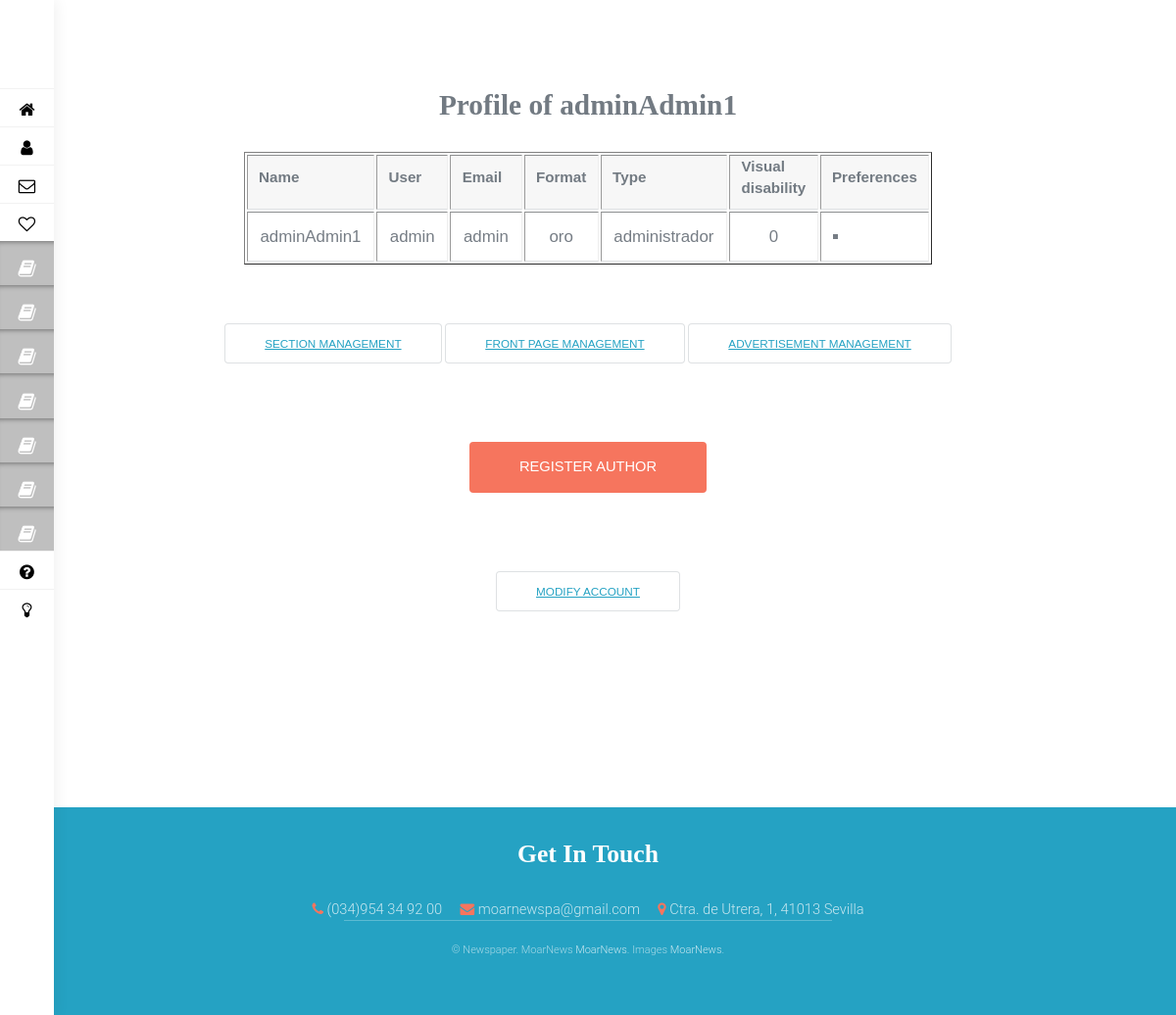
The app's page /vistas/cuenta.php (signed in) with its own data.
### tables this page shows
CREATE TABLE `secciones` (
  `idSeccion` int(11) NOT NULL,
  `categoria` varchar(150) NOT NULL,
  `idCuenta` int(11) DEFAULT NULL
);

CREATE TABLE `cuentas` (
  `idCuenta` int(11) NOT NULL,
  `nombre` varchar(45) NOT NULL,
  `usuario` varchar(45) NOT NULL,
  `clave` varchar(255) NOT NULL,
  `email` varchar(150) NOT NULL,
  `formato` varchar(15) NOT NULL,
  `tipo` varchar(15) NOT NULL,
  `Dv` tinyint(1) NOT NULL,
  `gustos` varchar(255) NOT NULL
);

### CRUD/CRUDSeccion.php (called while the page is built, shortened)
<?php
function readAllSeccion() {
    $con = conexionBD();
    $res = FALSE;
    $query = "SELECT * FROM secciones";
    $result = $con->query($query);
    if ($result->num_rows !== 0) {
        $res = array();
        for ($i = 0; $i < $result->num_rows; $i++) {
            array_push($res, $result->fetch_assoc());
        }
    }
    return $res;
}

### CRUD/CRUDCuenta.php (called while the page is built, shortened)
<?php
function readCuenta($id) {
    $con = conexionBD();
    $res = False;
    $query = "SELECT * FROM cuentas WHERE idCuenta = $id";
    $result = $con->query($query);
    if ($result) {
        $res = $result->fetch_assoc();
    }
    return $res;
}

### vistas/cuenta.php (the view, shortened to what this page needs)
<!DOCTYPE html>
<?php
include_once("../CRUD/CRUDCuenta.php");
?>
<html>
    <head>
        <link href="css.css" rel="stylesheet" type="text/css"/>
        <link rel="stylesheet" type="text/css" href="https://netdna.bootstrapcdn.com/font-awesome/4.0.3/css/font-awesome.css" rel="stylesheet">
    </head>
    <body>
        <?php
        if (isset($_SESSION['cuentaID'])) {
            $nombreUsuario = $_SESSION['nombreUsuario'];
            $idUsuario = $_SESSION['cuentaID'];
        }
        $datosPersonales = readCuenta($idUsuario);
        ?>
        <?php
        include_once 'nav.php';
        ?>
        <h1 class="centrar"> Profile of <?php echo $nombreUsuario; ?></h1>
        <table cellpadding="10" border="1">
            <tr>
                <th>Name</th>
                <th>User</th>
                <th>Email</th>
                <th>Format</th>
                <th>Type</th>
                <th>Visual disability</th>
                <th>Preferences</th>
            </tr>
            <tr>
                <td align='center'><?php echo $datosPersonales['nombre']; ?></td>
                <td align='center'><?php echo $datosPersonales['usuario']; ?></td>
                <td align='center'><?php echo $datosPersonales['email']; ?></td>
                <td align='center'><?php echo $datosPersonales['formato']; ?></td>
                <td align='center'><?php echo $datosPersonales['tipo']; ?></td>
                <td align='center'><?php echo $datosPersonales['Dv']; ?></td>
                <?php $gustos = explode(",", $datosPersonales['gustos']);?>
                <td align='center'>
                    <ul type="square">
                        <?php
                        for ($index = 0; $index < count($gustos); $index++) {
                            echo "<li> $gustos[$index] </li>";
                        }
                        ?>
                    </ul>
                </td>
            </tr>
        </table>
        <section>
            <?php
            if ($_SESSION['tipo'] === 'usuario') {
                $sumaTotal = 0;
                $comentarios = readAllComentariosFromID($idUsuario);
                ?>
                <table cellpadding="10" border="1">
                    <tr>Comments: </tr>
                    <?php if ($comentarios) { ?>
                        <?php foreach ($comentarios as $comentario) { ?>
                            <tr>
                                <th>identifier: </th>
                                <th>text: </th>
                                <th>puntuation: </th>
                            </tr>
                            <tr>
                                <td align='center'><?php echo $comentario['idComentario']; ?></td>
                                <td align='center'><?php echo $comentario['texto']; ?></td>
                                <td align='center'><?php echo $comentario['puntuacion']; ?></td>
                            </tr>
                            <?php $sumaTotal = $comentario['puntuacion'] + $sumaTotal;
                            ?>
                        <?php } $media = mediaPuntuacion($sumaTotal, count($comentarios)); ?>
                        <table cellpadding="10" border="1">
                            <tr>
                                <th>Average score comments: </th>
                            </tr>
                            <tr>
                                <td align='center'><?php echo $media; ?></td>
                            </tr>
                        </table>
                        <?php
                    } else {
                        echo "<h3 class='centrar'>There is no comments associated to this account</h3>";
                    }
                    if($datosPersonales['formato'] === "silver" || $datosPersonales['formato'] === "gold"){
                        ?>
                        <h3>Minigames</h3>
                        <form action="juego.php" method="POST">
                            <input type="hidden" name="tipo" value="<?php echo $datosPersonales['formato'];?>">
                            <input type="hidden" name="nombre" value="<?php echo $datosPersonales['nombre'];?>">
                            <input type="submit" name="jugar3raya" value="Play three in a row!">
                        </form>
                        <form action="juego2.php" method="POST">
                            <input type="hidden" name="tipo" value="<?php echo $datosPersonales['formato'];?>">
                            <input type="hidden" name="nombre" value="<?php echo $datosPersonales['nombre'];?>">
                            <input type="submit" name="jugarahorcado" value="Play hangman!">
                        </form>
                        <?php
                    }
                    if($datosPersonales['formato'] === "bronze" || $datosPersonales['formato'] === "silver" || $datosPersonales['formato'] === "gold"){
                        ?>
                        <h3>Newspaper archive</h3>
                        <form action="hemeroteca.php" method="POST">
                            <input type="hidden" name="tipo" value="<?php echo $datosPersonales['formato'];?>">
                            <input type="hidden" name="nombre" value="<?php echo $datosPersonales['nombre'];?>">
                            <input type="hidden" name="gustos" value="<?php echo $datosPersonales['gustos'];?>">
                            <input type="hidden" name="Dv" value="<?php echo $datosPersonales['Dv'];?>">
                            <input type="submit" name="hemeroteca" value="Access to the newspaper archive">
                        </form>
                        <?php
                    }
                    ?>
                <?php } else if ($_SESSION['tipo'] === 'administrador') { ?>
                    <div class="button alt small"><a href="gestionSeccion.php">Section management</a></div>
                    <div class="button alt small"><a href="gestionPortada.php">Front page management</a></div>
                    <div class="button alt small"><a href="gestionAnuncios.php">Advertisement management</a></div>
                    <form action="registroAutor.php" method="POST">
                        <input type="submit" name="registrarAutor" value="Register author">
                    </form>
                <?php }
                ?>
                <div class="button alt small"><a href="modificarCuenta.php">Modify account</a></div>
        </section>
        <footer id="footer">
            <div class="inner">
                <h2>Get In Touch</h2>
                <ul class="actions">
                    <li><i class="icon fa-phone"></i> <a href="#">(034)954 34 92 00</a></li>
                    <li><span class="icon fa-envelope"></span> <a href="#">moarnewspa@gmail.com</a></li>
                    <li><span class="icon fa-map-marker"></span> Ctra. de Utrera, 1, 41013 Sevilla </li>
                </ul>
            </div>
            <div class="copyright">
                &copy; Newspaper. MoarNews <a href="https://www.upo.es/portal/impe/web/portada/index.html">MoarNews</a>. Images <a href="../imagenes/logo.jpeg" alt="logo">MoarNews</a>.
            </div>
        </footer>
    </body>
</html>

### vistas/nav.php (shortened to what this page needs)
<?php
include_once ("../CRUD/CRUDSeccion.php");
$secciones = readAllSeccion();
?>
<link href="css.css" rel="stylesheet" type="text/css"/>
<link rel="stylesheet" type="text/css" href="https://netdna.bootstrapcdn.com/font-awesome/4.0.3/css/font-awesome.css" rel="stylesheet">
<nav class="main-menu">
    <div class="settings"></div>
    <div class="scrollbar" id="style-1">
        <ul>
            <li>
                <a href="portada.php">
                    <i class="fa fa-home fa-lg"></i>
                </a>
            </li>
            <li>
                <a href="inicioSesion.php">
                    <i class="fa fa-user fa-lg"></i>
                </a>
            </li>
            <li>
                <a href="cuenta.php">
                    <i class="fa fa-envelope-o fa-lg"></i>
                </a>
            </li>
            <li>
                <a href="http://startific.com">
                    <i class="fa fa-heart-o fa-lg"></i>
                </a>
            </li>
            <ul>
                <?php
                foreach ($secciones as $seccion) {
                    ?>
                    <li class="darkerlishadow">
                        <i class="fa fa-book fa-lg"></i>
                    </li>
                    <?php
                }
                ?>
            </ul>
            <li>
                <a href="registro.php">
                    <i class="fa fa-question-circle fa-lg"></i>
                </a>
            </li>
            <ul class="logout">
                <li>
                    <a href="logout.php">
                        <i class="fa fa-lightbulb-o fa-lg"></i>
                    </a>
                </li>
            </ul>
            </nav>

### records on screen
cuentas: nombre "adminAdmin1", usuario "admin", email "admin", formato "oro", tipo "administrador", Dv "0"

### other values on screen
$nombreUsuario "adminAdmin1"
